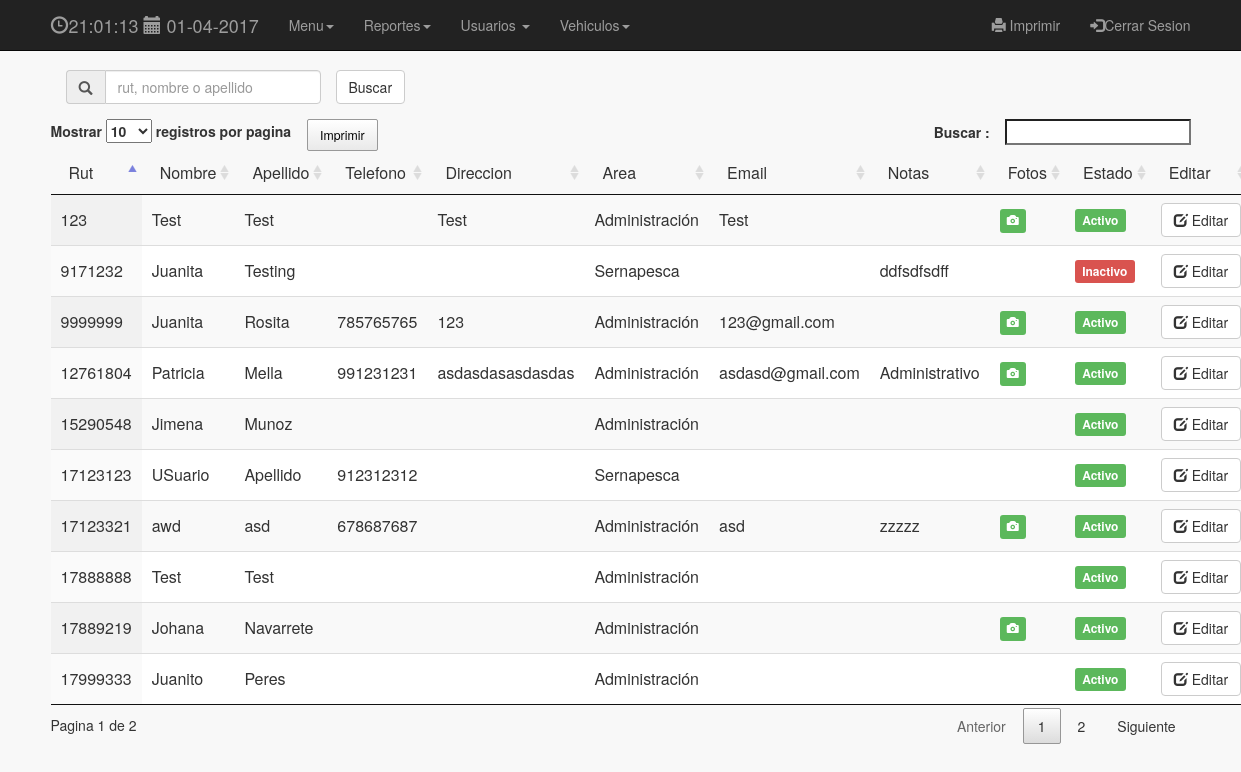
/editarusuarios.php (signed in), run on the app's committed database.
### tables this page shows
CREATE TABLE `personas` (
  `rut` int(11) NOT NULL,
  `nombre` varchar(60) NOT NULL,
  `apellido` varchar(60) NOT NULL,
  `telefono` varchar(60) NOT NULL,
  `direccion` varchar(60) NOT NULL,
  `email` varchar(60) NOT NULL,
  `estado` int(11) NOT NULL DEFAULT '1',
  `id_area` int(11) DEFAULT NULL,
  `notas` varchar(60) DEFAULT NULL
);

CREATE TABLE `area` (
  `id` int(11) NOT NULL,
  `nombre` varchar(60) NOT NULL
);

### editarusuarios.php (the view, shortened to what this page needs)
<?php
 include('header.php');?>
<body>
<?php include('navbar.php');?>
  <div class="container">
   <form action="editarusuarios.php" method="GET">
              <div class="form-group">
                  <div class="col-xs-3">
                 <div class="input-group">
                  <span class="input-group-addon" id="basic-addon1"><span class="glyphicon glyphicon-search" aria-hidden="true"></span></span>
                  <input type="text" class="form-control" placeholder="rut, nombre o apellido" aria-describedby="basic-addon1" id="buscar" name="buscar">
                  </div>
                       </div>
                       <button type="submit" class="btn btn-default">Buscar</button>
                       </div>
            </form>
<?php
  if(isset($_GET['buscar'])){
    $busquedaVar =$_GET['buscar'];
     $strConsulta = "select *,personas.nombre as nombre_persona,area.nombre as nombre_area from personas inner join area on personas.id_area = area.id where rut like '%$busquedaVar%' or personas.nombre like '%$busquedaVar%' or apellido like '%$busquedaVar%'";
  }
  else{
  $strConsulta = "select *,personas.nombre as nombre_persona,area.nombre as nombre_area from personas inner join area on personas.id_area = area.id";
  }
$buscarregistros = mysql_query($strConsulta);
$numregistros = mysql_num_rows($buscarregistros);
    echo '<table class="display" id="tablausuarios" cellspacing="0" width="100%">';
echo '<thead><tr><td>Rut</td><td>Nombre</td><td>Apellido</td><td>Telefono</td><td>Direccion</td><td>Area</td><td>Email</td><td>Notas</td><td>Fotos</td><td>Estado</td><td>Editar</td></tr></thead>';
for ($i=0; $i<$numregistros; $i++)
{
$fila = mysql_fetch_array($buscarregistros);
echo '<tr><td>'.$fila['rut'].'</td>';
echo '<td>'.$fila['nombre_persona'].'</td>';
echo '<td>'.$fila['apellido'].'</td>';
echo '<td>'.$fila['telefono'].'</td>';
echo '<td>'.$fila['direccion'].'</td>';
echo '<td>'.utf8_encode($fila['nombre_area']).'</td>';
echo '<td>'.$fila['email'].'</td>';
echo '<td>'.$fila['notas'].'</td>';
            $nombre_fichero = 'fotos/'.$fila['rut'].'.jpg';
            if (file_exists($nombre_fichero)) {
                echo "<td><span class='label label-success'><span class='glyphicon glyphicon-camera' aria-hidden='true'></span></span></td>";
            } else {
                echo "<td></td>";
            }
 if ($fila['estado']=='1'){
          echo '<td><span class="label label-success">Activo</span></td>';
          }
          else{
              echo '<td><span class="label label-danger">Inactivo</span></td>';
          }
echo "<td><a href='procesaeditarusuario.php?rut=".$fila['rut']."&nombre=".$fila['nombre_persona']."&apellido=".$fila['apellido']."&telefono=".$fila['telefono']."&direccion=".$fila['direccion']."&email=".$fila['id_area']."&id_area=".$fila['id_area']."&notas=".$fila['notas']."&email=".$fila['email']."&estado=".$fila['estado']."' class='btn btn-default'><span class='glyphicon glyphicon-edit'></span> Editar</a></td>";
echo '</tr>';
}
echo "</table>";
 echo ('</div>');
?>
</body>
</html>

### header.php (shortened to what this page needs)
    <head>
<link href="css/bootstrap.min.css" rel="stylesheet">
<link href="css/sb-admin-2.css" rel="stylesheet">
<link href="css/jquery.dataTables.css" rel="stylesheet">
<link href="css/font-awesome.css" rel="stylesheet">
<link rel="stylesheet" type="text/css" href="css/buttons.dataTables.css">
    </head>

### navbar.php (shortened to what this page needs)
<?php
                         function ocultar_elemento($nivelacceso){
                            if(isset($_SESSION["nivelusuario"])){
                                if (  $_SESSION["nivelusuario"] < $nivelacceso ){
                                    echo "hide";
                            }
                            else {
                                    echo "show";
                            }
                            }
                            else{
                                echo "hide";
                            }
                         }
                         ?>
<nav class="navbar navbar-inverse navbar-fixed-top" role="navigation">
    <div class="container">
        <div class="navbar-header">
             <a class="navbar-brand" href="#"><span class="glyphicon glyphicon-time"></span><?php echo(date("H:i:s"));?>
                <span class="glyphicon glyphicon-calendar"></span>
             <?php echo(" ".date("d-m-Y"));?></a>
        </div>
        <div class="collapse navbar-collapse" id="bs-example-navbar-collapse-1">
            <ul class="nav navbar-nav">
                  <li class="dropdown">
                            <a href="#" class="dropdown-toggle" data-toggle="dropdown">
                              Menu<b class="caret"></b>
                            </a>
                              <li class="<?php ocultar_elemento(10);?>"><a href="agregaringreso.php">Registrar Ingreso Personas</a></li>
                        </li>
                    <li class="dropdown <?php ocultar_elemento(98);?>">
                            <a href="#" class="dropdown-toggle" data-toggle="dropdown">
                              Reportes<b class="caret"></b>
                            </a>
                        </li>
                        <li class="dropdown <?php ocultar_elemento(98);?>">
                            <a href="#" class="dropdown-toggle" data-toggle="dropdown">
                              Usuarios <b class="caret"></b>
                            </a>
                        </li>
                           <li class="dropdown <?php ocultar_elemento(10);?>">
                            <a href="#" class="dropdown-toggle" data-toggle="dropdown">
                              Vehiculos<b class="caret"></b>
                            </a>
                        </li>
            </ul>
                     <ul class="nav navbar-nav navbar-right">
                     <li><a href="javascript:window.print(); void 0;"><span class="glyphicon glyphicon-print"></span> Imprimir</a></li>
                     <?php
                            if(isset($_SESSION["usuarioautentificado"])){
                                                echo(" <li><a href='logout.php'><span class='glyphicon glyphicon-log-in'></span>Cerrar Sesion</a></li>
                            </ul>");
                            }
                            else{
                                   echo("<li><a href='login.php'><span class='glyphicon glyphicon-user'></span>Iniciar Sesion</a></li>");
                            }
                     ?>
            </div>
    </div>
</nav>

### css/sb-admin-2.css (style rules this page uses)
body { background-color: #f8f8f8; }
table.dataTable thead .sorting, table.dataTable thead .sorting_asc, table.dataTable thead .sorting_desc, table.dataTable thead .sorting_asc_disabled, table.dataTable thead .sorting_desc_disabled { background: transparent; }

### header.php (style rules this page uses)
body { padding-top: 70px; }

### data on the page
personas: rut "123", nombre "Test", apellido "Test", direccion "Test", id_area.nombre "Administración", email "Test", estado "Activo"
personas: rut "9171232", nombre "Juanita", apellido "Testing", id_area.nombre "Sernapesca", notas "ddfsdfsdff", estado "Inactivo"
personas: rut "9999999", nombre "Juanita", apellido "Rosita", telefono "785765765", direccion "123", id_area.nombre "Administración", email "123@gmail.com", estado "Activo"
personas: rut "12761804", nombre "Patricia", apellido "Mella", telefono "991231231", direccion "asdasdasasdasdas", id_area.nombre "Administración", email "asdasd@gmail.com", notas "Administrativo", estado "Activo"
personas: rut "15290548", nombre "Jimena", apellido "Munoz", id_area.nombre "Administración", estado "Activo"
personas: rut "17123123", nombre "USuario", apellido "Apellido", telefono "912312312", id_area.nombre "Sernapesca", estado "Activo"
personas: rut "17123321", nombre "awd", apellido "asd", telefono "678687687", id_area.nombre "Administración", email "asd", notas "zzzzz", estado "Activo"
personas: rut "17888888", nombre "Test", apellido "Test", id_area.nombre "Administración", estado "Activo"
personas: rut "17889219", nombre "Johana", apellido "Navarrete", id_area.nombre "Administración", estado "Activo"
personas: rut "17999333", nombre "Juanito", apellido "Peres", id_area.nombre "Administración", estado "Activo"
